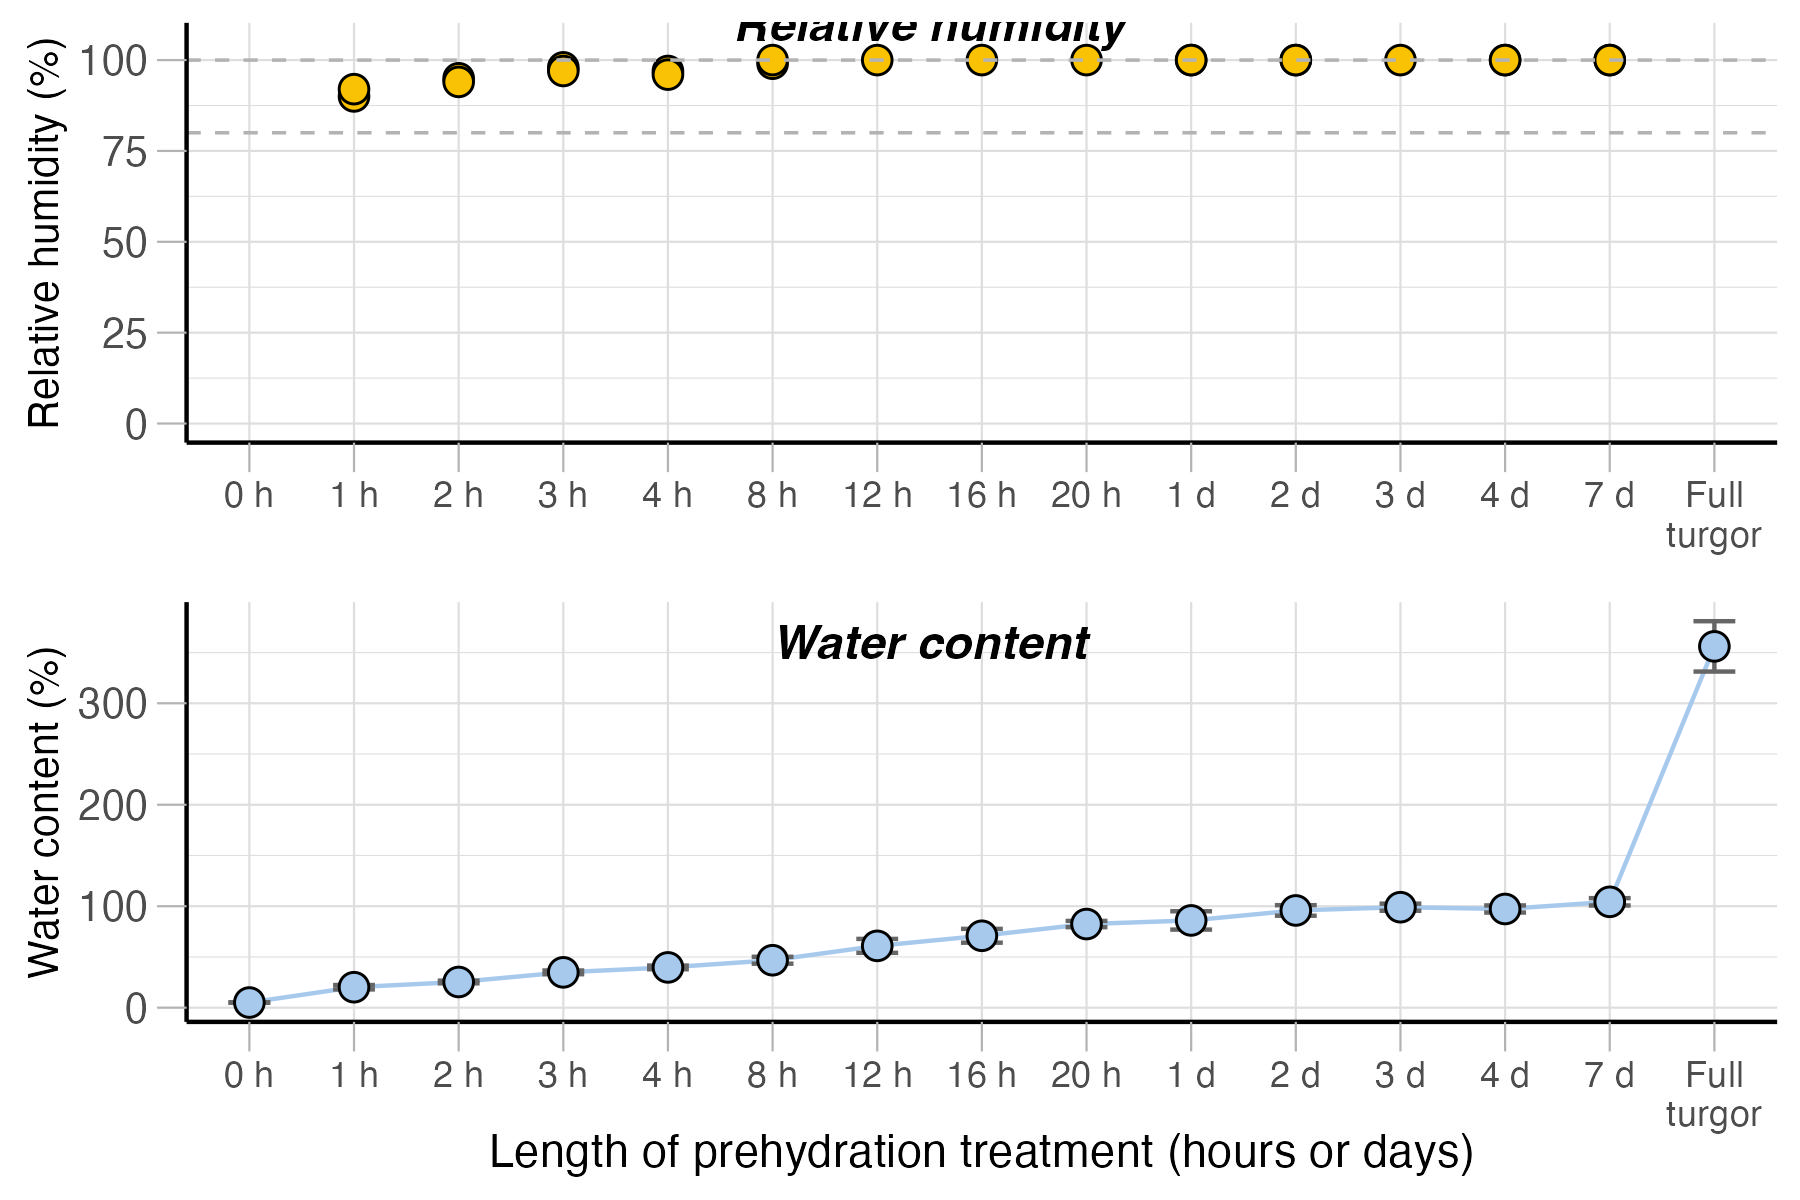

Write the R code that produced this figure.
# Fig 3
# load packages
library(tidyverse)
library(ggh4x)

# load data
wc_rh <- read.csv("prehy_wc_rh.csv", stringsAsFactors = T)

wc_rh_long <- wc_rh %>%
  mutate(
    prehy_label = case_when(
      is.na(Prehy_time_h) ~ "Full\nturgor",
      Prehy_time_h >= 24 ~ paste0(Prehy_time_h / 24, " d"),
      TRUE ~ paste0(Prehy_time_h, " h")
    )
  )

wc_rh_long <- wc_rh_long %>%
  pivot_longer(cols = c(WC_pct, RH_pct),
               names_to = "measurement",
               values_to = "value") %>%
  mutate(
    measurement = recode(measurement,
                         WC_pct = "water_content",
                         RH_pct = "relative_humidity")
    )
  
rh.color <- "#F9C205" # relative humidity
wc.color <- "#A7C9EC" # water content

# re-order x axis so control is first
wc_rh_long$prehy_label <- factor(wc_rh_long$prehy_label, levels=unique(wc_rh_long$prehy_label))

wc_rh_summary <- wc_rh_long %>%
  group_by(prehy_label, measurement) %>%
  summarise(
    n = sum(!is.na(value)),
    y_value = if (all(is.na(value))) NA_real_ else mean(value, na.rm = TRUE),
    sd = sd(value, na.rm = TRUE),
    se = sd / sqrt(n),
    .groups = "drop"
  )

# Facet strip labels
axis_labeller_rh_wc <- function(labels) {
  labels$measurement <- c(
    relative_humidity = "Relative humidity (%)",
    water_content = "Water content (%)"
  )[labels$measurement]
  return(labels)
}

# Positioning for facet text inside plot panels
dat_text_rh_wc <- data.frame(
  label = c("Relative humidity", "Water content"),
  measurement = c("relative_humidity", "water_content"),
  x = c(7.5, 7.5),   # adjust depending on your x-axis values
  y = c(101.5, 360)      # adjust based on expected y-axis ranges
)

p <- ggplot(wc_rh_summary, aes(x = prehy_label, y = y_value, color = measurement)) + 
  geom_line(aes(group = measurement)) +
  scale_color_manual(values = c(
    relative_humidity = rh.color,
    water_content = wc.color
  )) +
  scale_fill_manual(values = c(
    relative_humidity = rh.color,
    water_content = wc.color
  )) +
  geom_errorbar(aes(ymin = y_value - se, ymax = y_value + se), 
                width = 0.4, colour = 'gray40') +
  geom_point(aes(fill = measurement), size = 3, shape = 21, colour = "black") +
  scale_y_continuous(labels = scales::label_number(accuracy = 1)) +
  theme_light(base_size = 11) +
  theme(
    panel.border = element_blank(),
    axis.line = element_line(color = "black"),
    axis.text.y = element_text(size = 10),
    axis.ticks.length = unit(0.25, "cm"),
    legend.position = "none",
    strip.text.y.left = element_text(
      size = 10, color = "black", angle = 90, margin = margin(r = 1)
    ),
    panel.spacing = unit(4, "mm"),
    strip.placement = "outside",
    strip.background = element_blank(),
    axis.title.x = element_text(margin = margin(t = 0)),
    strip.switch.pad.wrap = unit(-2.5, "lines")
  ) +
  ylab(NULL) +
  labs(x = "Length of prehydration treatment (hours or days)") +
  facet_grid2(
    rows = vars(measurement),
    switch = "y",
    scales = "free",
    labeller = axis_labeller_rh_wc,
    independent = "x"
  ) +
  geom_text(data = dat_text_rh_wc, aes(x = x, y = y, label = label), 
            inherit.aes = FALSE, hjust = 0.5, fontface = "bold.italic", size = 4)

p

ggsave(
  "Figure_3.jpg",
  plot = p,
  width = 6,
  height = 4,
  units = "in",
  dpi = 300
)


